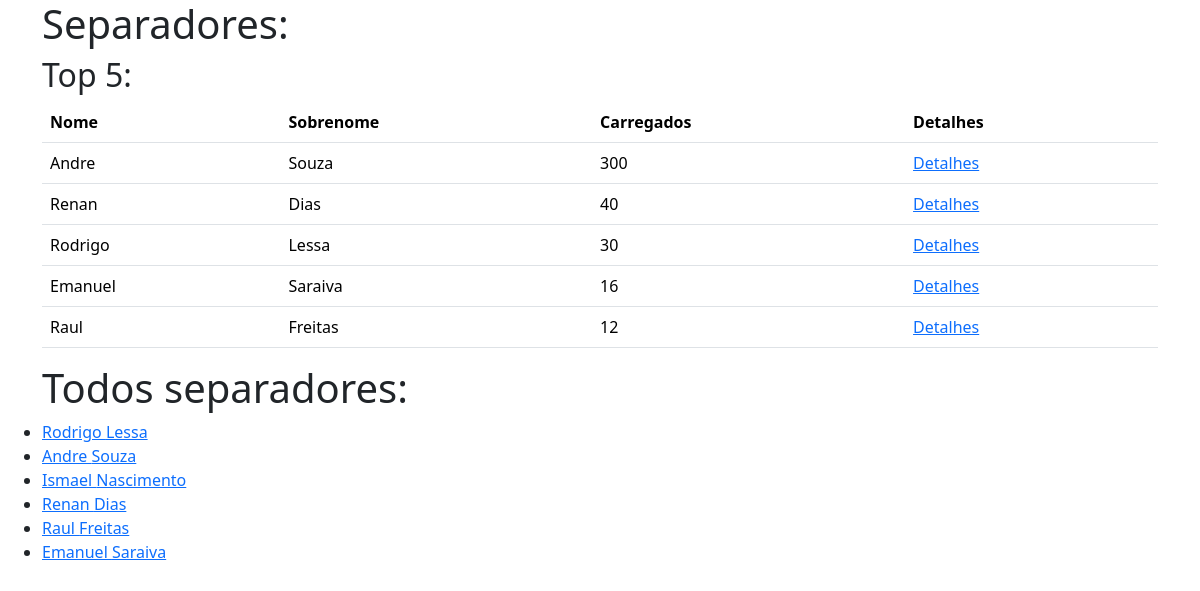
The page /members/ on the database its author committed.
### members/models.py (models this page shows, shortened)
class Member(models.Model):
  firstname = models.CharField(max_length=255)
  lastname = models.CharField(max_length=255)
  kilos = models.IntegerField(null=True)

### members/views.py (the view)
# urls.py: path('members/', views.members),
def members(request):
  mymembers = Member.objects.all().values()
  top5 = Member.objects.all().order_by("-kilos")[:5]
  template = loader.get_template('index.html')
  context = {
    'mymembers': mymembers,
    'top5' : top5,
  }
  return HttpResponse(template.render(context, request))

### members/templates/index.html (shortened to what this page needs)
{% extends "master.html" %}
{% block content %}
<div class="container">
  <h1>Separadores:</h1>
  <h2>Top 5:</h2>
  <table class="table">
    <thead>
      <tr>
        <th scope="col">Nome</th>
        <th scope="col">Sobrenome</th>
        <th scope="col">Carregados</th>
        <th>Detalhes</th>
      </tr>
    </thead>
        <tbody>
  {% for x in top5 %}
  <tr>
  <td>{{ x.firstname }}</td>
  <td>{{ x.lastname }}</td>
  <td>{{x.kilos}}</td>
  <td><a href="details/{{ x.id }}">Detalhes</a></td>
</tr>
{% endfor %}
</tbody>
</table>
<div class="todos_separadores">
<h1>Todos separadores: </h1>
<div class="row">
  <ul>
    {% for x in mymembers %}
    <div class="col">
      <li><a href="details/{{ x.id }}">{{ x.firstname }} {{ x.lastname }}</a></li>
    </div>
    {% endfor %}
  </ul>
</div>
</div>
  </div>
{% endblock %}

### members/templates/master.html (shortened to what this page needs)
<!DOCTYPE html>
<html>
<head>
      {% load bootstrap5 %}
      {% bootstrap_css %}
      {% load bootstrap_icons %}
</head>
<body>
{% block content %}
{% endblock %}
</body>
</html>

### rows shown on the page
Member: firstname "Andre", lastname "Souza", kilos "300"
Member: firstname "Renan", lastname "Dias", kilos "40"
Member: firstname "Rodrigo", lastname "Lessa", kilos "30"
Member: firstname "Emanuel", lastname "Saraiva", kilos "16"
Member: firstname "Raul", lastname "Freitas", kilos "12"
Member: firstname "Ismael", lastname "Nascimento"
